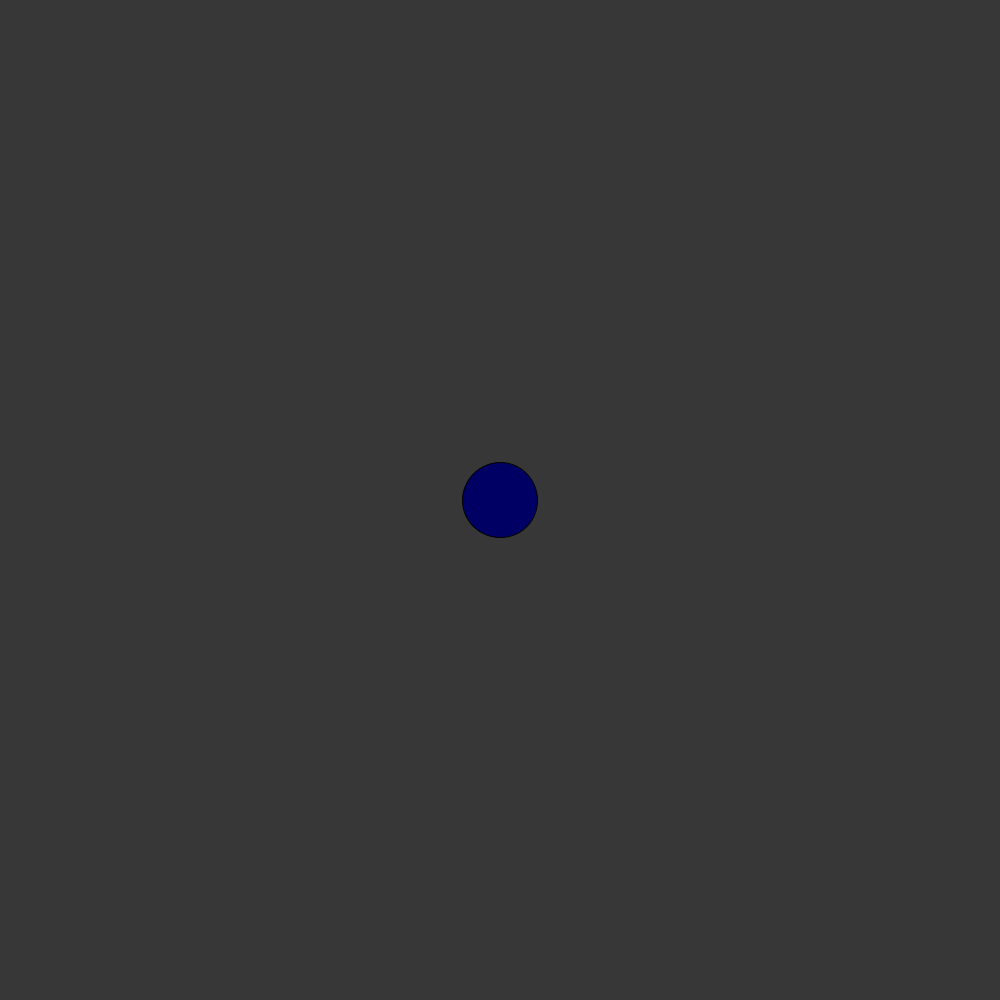
Frame 1 (no input)
Frame 60 (the mouse pressed at the canvas centre just before this capture): identical to frame 1, image omitted
Frame 120 (the mouse held since frame 60 and released just before this capture): identical to frame 1, image omitted

The Processing sketch that drew this single still picture (run headless with seeded random() and noise(); from frame 60 on, the mouse is pressed at the canvas centre):

// Processing sketch: processing_105788
// ── processing_105788.pde

void setup(){
  size(1000,1000);
  background(55);
}

int x=500;
int y=500;

void draw(){
  background(55);
  fill(0,0,100);
  ellipse(x,y,75,75);
  
  if(keyPressed && key=='w'){
    y-=4;
  }
  
  if(keyPressed && key=='d'){
    x+=4;
  }
  
  if(keyPressed && key=='s'){
    y+=4;
  }
  
  if(keyPressed && key=='a'){
    x-=4;
  }
  
  if(keyPressed && key=='q'){
    x-=4;
    y-=4;
  }
  
  if(keyPressed && key=='e'){
    x+=4;
    y-=4;
  }
  
  if(keyPressed && key=='c'){
    x+=4;
    y+=4;
  }
  
  if(keyPressed && key=='z'){
    x-=4;
    y+=4;
  }
}
